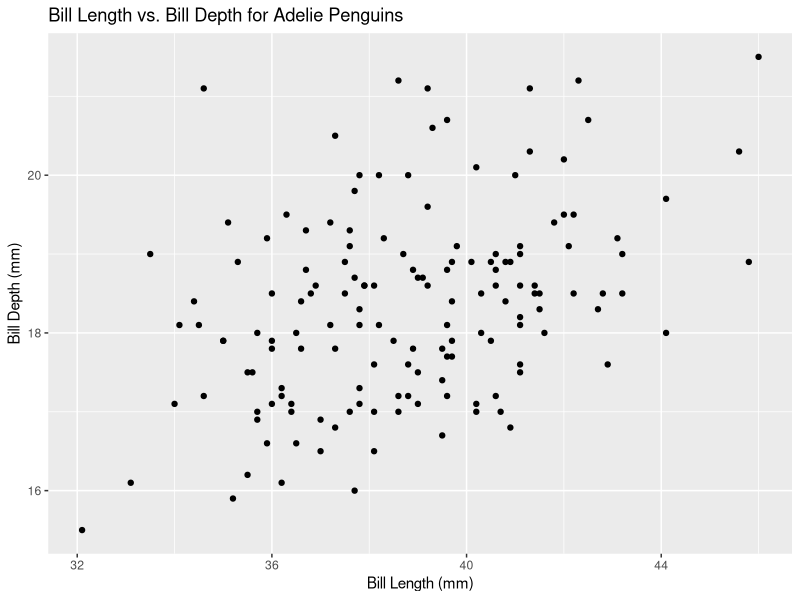
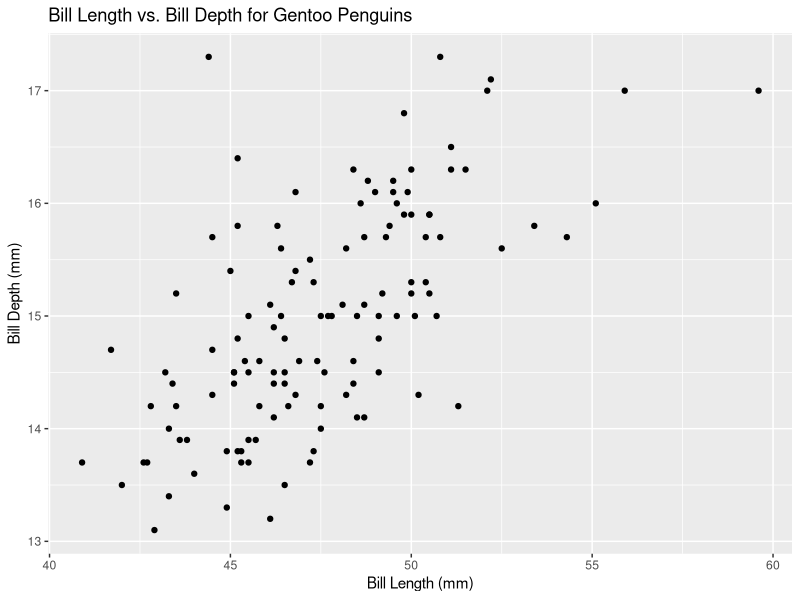
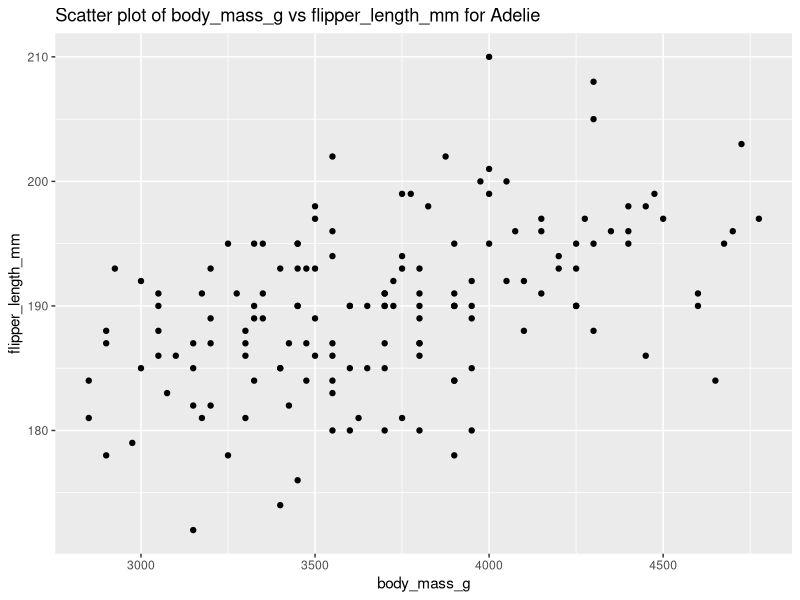

The R script that drew these images, in order: (Note: this script raises an error after producing the figures.)
## ---- chunk 1
f1 <- function(string, prefix) {
  str_sub(string, 1, str_length(prefix)) == prefix
}
# This function checks whether a given string starts with a specified prefix. It extracts the beginning of the string with the same length as the prefix and compares it to the prefix.Better name:starts_with_prefix
f3 <- function(x, y) {
  rep(y, length.out = length(x)) #把y重复直到等于x元素个数
}
# This function repeats the value y so that the output has the same length as x. It ensures that y matches the length of x. Better name: repeat_to_length
## ---- chunk 2
library(palmerpenguins)
library(tidyverse)

penguins %>%
  filter(species == "Adelie") %>%
  ggplot(aes(x = bill_length_mm, y = bill_depth_mm)) +
  geom_point() +
  labs(title = "Bill Length vs. Bill Depth for Adelie Penguins",
       x = "Bill Length (mm)",
       y = "Bill Depth (mm)")
## ---- chunk 3
library(palmerpenguins)
library(tidyverse)
plot_bill_scatter <- function(penguins, species_name) {
  penguins %>% 
    filter(species == species_name) %>%
  ggplot(aes(x = bill_length_mm, y = bill_depth_mm)) +
  geom_point() +
  labs(title = paste("Bill Length vs. Bill Depth for", species_name, "Penguins"),
       x = "Bill Length (mm)",
       y = "Bill Depth (mm)"
       )
}
#test
unique(penguins$species)
plot_bill_scatter(penguins, "Gentoo")
## ---- chunk 4
#' Plot a scatter plot for penguin data
#'
#' This function filters the dataset for a given species and creates
#' a scatter plot of two selected variables.
#'
#' @param data A data frame containing penguin data.
#' @param species_name A character string specifying the species (e.g., "Adelie").
#' @param x_var A variable for the x-axis.
#' @param y_var A variable for the y-axis.
#' @param title An optional title for the plot. If NULL, a default title is generated.
#'
#' @return A ggplot object representing the scatter plot.
#'
#' @examples
#' plot_penguin_scatter(penguins, "Adelie", bill_length_mm, bill_depth_mm)
#' plot_penguin_scatter(penguins, "Gentoo", flipper_length_mm, body_mass_g)

plot_penguin_scatter <- function(data, species_name, x_var, y_var, title = NULL) {
  # check input
  if (!species_name %in% unique(data$species)) {
    stop("Invalid species name.")
  }
  # If no title is provided, it will be generated automatically.
  if (is.null(title)) {
    title <- paste("Scatter plot of", deparse(substitute(x_var)), 
                   "vs", deparse(substitute(y_var)), 
                   "for", species_name)
  }
  
  data %>%
    dplyr::filter(species == species_name) %>%
    ggplot2::ggplot(ggplot2::aes(x = {{ x_var }}, y = {{ y_var }})) +
    ggplot2::geom_point() +
    ggplot2::labs(
      title = title,
      x = deparse(substitute(x_var)),
      y = deparse(substitute(y_var))
    )
}
#test
plot_penguin_scatter(penguins, "Adelie", body_mass_g, flipper_length_mm, title = NULL)
## ---- chunk 5
#test

plot_penguin_scatter(penguins, "Penguin", body_mass_g, flipper_length_mm)
#error "Invalid species name"

plot_penguin_scatter(penguins, "Adelie", island, flipper_length_mm, title = NULL)
#silent failure

plot_penguin_scatter(penguins, "Penguin", fluffiness, flipper_length_mm)
#error "Invalid species name."
## ---- chunk 6
filter_species <- function(data, species_name) {
  if (!species_name %in% unique(data$species)) {
    stop("Invalid species name.")
  }
  filter(data, species == species_name)
}

make_scatter_plot <- function(data, x_var, y_var, title = NULL) {
  if (is.null(title)) {
    title <- paste("Scatter plot of",
                   deparse(substitute(x_var)),
                   "vs",
                   deparse(substitute(y_var)))
  }

  ggplot(data, ggplot2::aes(x = {{ x_var }}, y = {{ y_var }})) +
    geom_point() +
    labs(
      title = title,
      x = deparse(substitute(x_var)),
      y = deparse(substitute(y_var))
    )
}

plot_penguin_bills <- function(data, species_name, x_var, y_var, title = NULL) {
  data_filtered <- filter_species(data, species_name)
  make_scatter_plot(data_filtered, x_var, y_var, title)
}
## ---- chunk 7
plot_penguin_bills <- function(data, species_name, x_var, y_var, title = NULL) {
  
  # ---- 1. 检查 species ----
  valid_species <- c("Adelie", "Chinstrap", "Gentoo")
  if (!species_name %in% valid_species) {
    stop("Invalid species. Must be one of: ", paste(valid_species, collapse = ", "))
  }
  
  # ---- 2. 检查列是否存在 ----
  x_name <- deparse(substitute(x_var))
  y_name <- deparse(substitute(y_var))
  
  if (!x_name %in% names(data)) {
    stop("Column '", x_name, "' not found in data.")
  }
  
  if (!y_name %in% names(data)) {
    stop("Column '", y_name, "' not found in data.")
  }
  
  # ---- 3. 检查是否为数值型 ----
  if (!is.numeric(data[[x_name]])) {
    stop("Column '", x_name, "' must be numeric.")
  }
  
  if (!is.numeric(data[[y_name]])) {
    stop("Column '", y_name, "' must be numeric.")
  }
  
  # ---- 4. 生成默认标题 ----
  if (is.null(title)) {
    title <- paste("Scatter plot of", x_name, "vs", y_name, "for", species_name)
  }
  
  # ---- 5. 正常执行 ----
  data %>%
    dplyr::filter(species == species_name) %>%
    ggplot2::ggplot(ggplot2::aes(x = {{ x_var }}, y = {{ y_var }})) +
    ggplot2::geom_point() +
    ggplot2::labs(title = title, x = x_name, y = y_name)
}
## ---- chunk 8
library(cli)
plot_penguin_bills <- function(data, species_name, x_var, y_var, title = NULL) {
  
  # ---- 1. 检查 species ----
  valid_species <- c("Adelie", "Chinstrap", "Gentoo")
  
  if (!species_name %in% valid_species) {
    cli::cli_abort(c(
      "Invalid {.arg species_name}.",
      "x" = "You provided: {.val {species_name}}",
      "i" = "Valid options are: {.val {valid_species}}"
    ))
  }
  
  # ---- 2. 获取变量名 ----
  x_name <- deparse(substitute(x_var)) 
  y_name <- deparse(substitute(y_var))
# substitute() = 拿到“代码本身”，deparse() = 转成字符串
  
  # ---- 3. 检查列是否存在 ----
  if (!x_name %in% names(data)) {
    cli::cli_abort(c(
      "Column {.val {x_name}} not found in {.arg data}.",
      "i" = "Available columns: {.val {names(data)}}"
    ))
  }
  
  if (!y_name %in% names(data)) {
    cli::cli_abort(c(
      "Column {.val {y_name}} not found in {.arg data}.",
      "i" = "Available columns: {.val {names(data)}}"
    ))
  }
  
  # ---- 4. 检查是否 numeric ----
  if (!is.numeric(data[[x_name]])) {
    cli::cli_abort(c(
      "Column {.val {x_name}} must be numeric.",
      "x" = "Current type: {.val {class(data[[x_name]])}}"
    ))
  }
  
  if (!is.numeric(data[[y_name]])) {
    cli::cli_abort(c(
      "Column {.val {y_name}} must be numeric.",
      "x" = "Current type: {.val {class(data[[y_name]])}}"
    ))
  }
  
  # ---- 5. 默认标题 ----
  if (is.null(title)) {
    title <- paste("Scatter plot of", x_name, "vs", y_name, "for", species_name)
  }
  
  # ---- 6. 绘图 ----
  data %>%
    dplyr::filter(species == species_name) %>%
    ggplot2::ggplot(ggplot2::aes(x = {{ x_var }}, y = {{ y_var }})) +
    ggplot2::geom_point() +
    ggplot2::labs(title = title, x = x_name, y = y_name)
}
## ---- chunk 9
plot_penguin_bills(penguins, "Penguin", body_mass_g, flipper_length_mm, title = NULL)

plot_penguin_bills(penguins, "Adelie", island, species, title = NULL)

plot_penguin_bills(penguins, "Adelie", body_mass_g, flipper_length_mm, title = NULL)
## ---- chunk 10
fibonacci_iter <- function(n) {
  if (n < 0) stop("n must be non-negative")
  
  if (n == 0) return(0)
  if (n == 1) return(1)
  
  a <- 0
  b <- 1
  
  for(i in 2:n) {
    temp <- a+b
    a <- b
    b <- temp
  }
  return(b)
}

fibonacci_iter(6)
## ---- chunk 11
fibonacci_recu <- function(n) {
  if (n < 0) stop("n must be non-negative")
  
  if (n == 0) return(0)
  if (n == 1) return(1)
  
  return(fibonacci_recu(n - 1) + fibonacci_recu(n - 2))
}

fibonacci_recu(6)
## ---- chunk 12
system.time(fibonacci_iter(30))
system.time(fibonacci_recu(30))
## ---- chunk 13
summarise_species <- function(species_name) {
  adelie_mean_bill <- mean(penguins$bill_length_mm[penguins$species == "Adelie"], na.rm = TRUE)
  gentoo_mean_bill <- mean(penguins$bill_length_mm[penguins$species == "Gentoo"], na.rm = TRUE)
  chinstrap_mean_bill <- mean(penguins$bill_length_mm[penguins$species == "Chinstrap"], na.rm = TRUE)

  adelie_mean_mass <- mean(penguins$body_mass_g[penguins$species == "Adelie"], na.rm = TRUE)
  gentoo_mean_mass <- mean(penguins$body_mass_g[penguins$species == "Gentoo"], na.rm = TRUE)
  chinstrap_mean_mass <- mean(penguins$body_mass_g[penguins$species == "Chinstrap"], na.rm = TRUE)

  if (species_name == "Adelie") {
    cat("Adelie — mean bill:", adelie_mean_bill, "mean mass:", adelie_mean_mass, "\n")
  } else if (species_name == "Gentoo") {
    cat("Gentoo — mean bill:", gentoo_mean_bill, "mean mass:", gentoo_mean_mass, "\n")
  } else if (species_name == "Chinstrap") {
    cat("Chinstrap — mean bill:", chinstrap_mean_bill, "mean mass:", chinstrap_mean_mass, "\n")
  }
}
## ---- chunk 14
summarise_species <- function(data, species_name) {
  if (!species_name %in% unique(data$species)) {
    stop("Invalid species name.")
  }
  
  data_filtered <- data %>%
    dplyr::filter(species == species_name)
  
  mean_bill <- mean(data_filtered$bill_length_mm, na.rm = TRUE)
  mean_mass <- mean(data_filtered$body_mass_g, na.rm = TRUE)
  
  cat(species_name, "— mean bill:", mean_bill,
      "mean mass:", mean_mass, "\n")
}

summarise_species(penguins, "Adelie")
## ---- chunk 15
penguin_report <- function(species_name) {
  # load
  library(palmerpenguins)
  library(tidyverse)
  data <- penguins

  # clean
  data <- data[!is.na(data$bill_length_mm) & !is.na(data$body_mass_g), ]

  # filter
  data <- data[data$species == species_name, ]

  # summarise
  cat("n =", nrow(data), "\n")
  cat("mean bill length:", mean(data$bill_length_mm), "\n")
  cat("mean body mass:",   mean(data$body_mass_g),    "\n")

  # plot
  ggplot(data, aes(x = bill_length_mm, y = body_mass_g)) +
    geom_point() +
    labs(title = paste("Bill length vs. body mass —", species_name))
}

penguin_report("Gentoo")
## ---- chunk 16
load_penguins <- function() {
  library(palmerpenguins)
  library(tidyverse)
  return(penguins)
}

clean_penguins <- function(data) {
  data[!is.na(data$bill_length_mm) & !is.na(data$body_mass_g), ]
}

filter_species <- function(data, species_name) {
  data[data$species == species_name, ]
}

summarise_penguins <- function(data) {
  cat("n =", nrow(data), "\n")
  cat("mean bill length:", mean(data$bill_length_mm), "\n")
  cat("mean body mass:",   mean(data$body_mass_g),    "\n")
}

plot_penguins <- function(data, species_name) {
  ggplot(data, aes(x = bill_length_mm, y = body_mass_g)) +
    geom_point() +
    labs(title = paste("Bill length vs. body mass —", species_name))
}

penguin_report <- function(species_name) {
  data <- load_penguins()
  data <- clean_penguins(data)
  data <- filter_species(data, species_name)
  
  summarise_penguins(data)
  plot_penguins(data, species_name)
}

#test
clean_penguins(penguins)
filter_species(penguins, "Adelie")
plot_penguins(penguins, "Gentoo")
